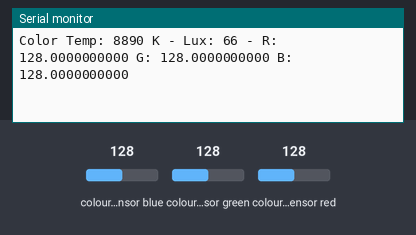
Bench run of a sketch on a simulated Arduino Uno, built with avr-gcc and run on an emulated ATmega328P. Parts: the last lines printed to the serial monitor. The test bench sets the inputs (shaded band); at power-on: colour sensor blue 128, colour sensor green 128, colour sensor red 128.

Above: at 1.2 s.
1.3 s: colour sensor blue set to 5
At 1.38 s:
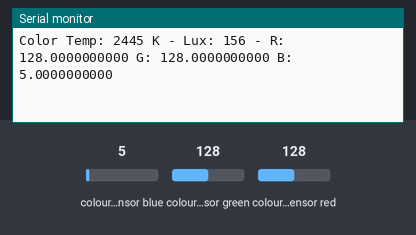
4.3 s: colour sensor green set to 5
At 4.38 s:
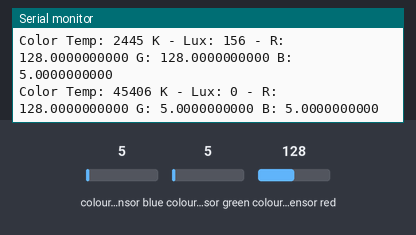
7.3 s: colour sensor red set to 5
At 7.37 s:
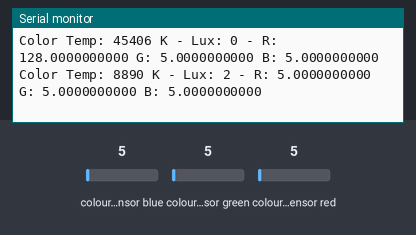
10.3 s: colour sensor blue set to 128
At 11.0 s:
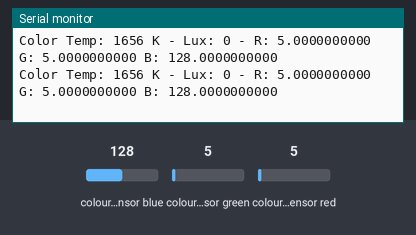
13.3 s: colour sensor green set to 64
At 13.47 s:
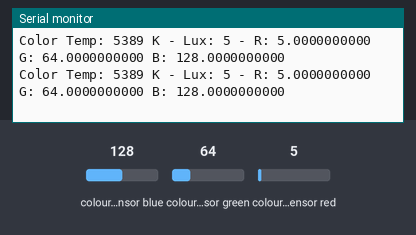
16.3 s: colour sensor red set to 64
At 16.36 s:
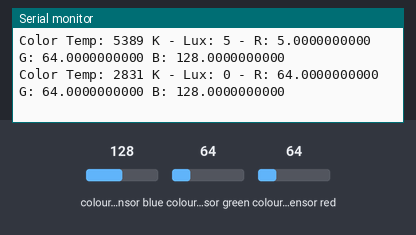
Timing chart, 0 to 19.3 s (numbered marks = the images above; inputs shaded):
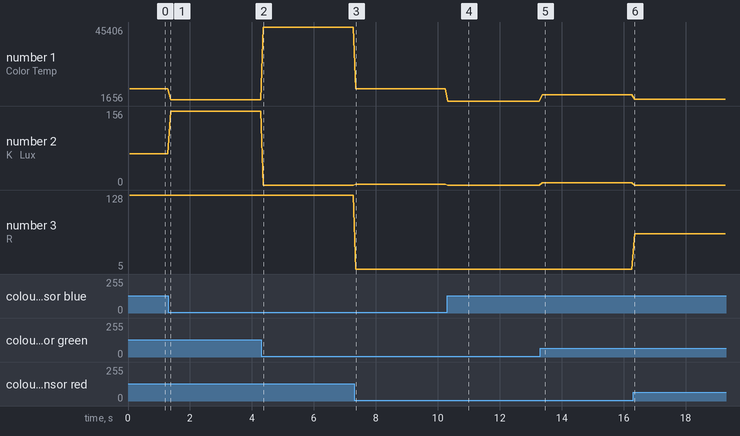

Measured:
- after the input at 1.3 s, the serial monitor: prints a new line after 0.08 s (image 1)
- after the input at 4.3 s, the serial monitor: prints a new line after 0.07 s (image 2)
- after the input at 7.3 s, the serial monitor: prints a new line after 0.06 s (image 3)
- after the input at 10.3 s, the serial monitor: prints a new line at once (image 4)
- after the input at 13.3 s, the serial monitor: prints a new line after 0.07 s (image 5)
- after the input at 16.3 s, the serial monitor: prints a new line after 0.05 s (image 6)
- plotted number 1: 8890 → 2445 after the input at 1.3 s, 2445 → 45406 after the input at 4.3 s, 45406 → 8890 after the input at 7.3 s, 8890 → 1656 after the input at 10.3 s, 1656 → 5389 after the input at 13.3 s
- plotted number 2: 66 → 156 after the input at 1.3 s, 156 → 0 after the input at 4.3 s, 0 → 2 after the input at 7.3 s, 2 → 0 after the input at 10.3 s, 5 → 0 after the input at 16.3 s

The sketch:

test_getRGB.ino
```cpp
#include <Wire.h>
#include "Adafruit_TCS34725.h"

/* Example code for the Adafruit TCS34725 breakout library */

/* Connect SCL to analog 5
Connect SDA to analog 4
Connect VDD to 3.3V DC
Connect GROUND to common ground */

/* Initialise with default values (int time = 2.4ms, gain = 1x) */
// Adafruit_TCS34725 tcs = Adafruit_TCS34725();

/* Initialise with specific int time and gain values */
Adafruit_TCS34725 tcs = Adafruit_TCS34725(TCS34725_INTEGRATIONTIME_600MS, TCS34725_GAIN_1X);

void setup(void) {
  Serial.begin(9600);

  if (tcs.begin()) {
  Serial.println("Found sensor");
  } else {
  Serial.println("No TCS34725 found ... check your connections");
  while (1);
  }

  // Now we're ready to get readings!
}

void loop(void) {
  uint16_t c, colorTemp, lux;
  float r, g, b;
  tcs.getRGB(&r, &g, &b);
  colorTemp = tcs.calculateColorTemperature(r, g, b);
  lux = tcs.calculateLux(r, g, b);

  Serial.print("Color Temp: "); Serial.print(colorTemp, DEC); Serial.print(" K - ");
  Serial.print("Lux: "); Serial.print(lux, DEC); Serial.print(" - ");
  Serial.print("R: "); Serial.print(r, DEC); Serial.print(" ");
  Serial.print("G: "); Serial.print(g, DEC); Serial.print(" ");
  Serial.print("B: "); Serial.print(b, DEC); Serial.print(" ");
  //Serial.print("C: "); Serial.print(c, DEC); Serial.print(" ");
  Serial.println("    ");
}
```
